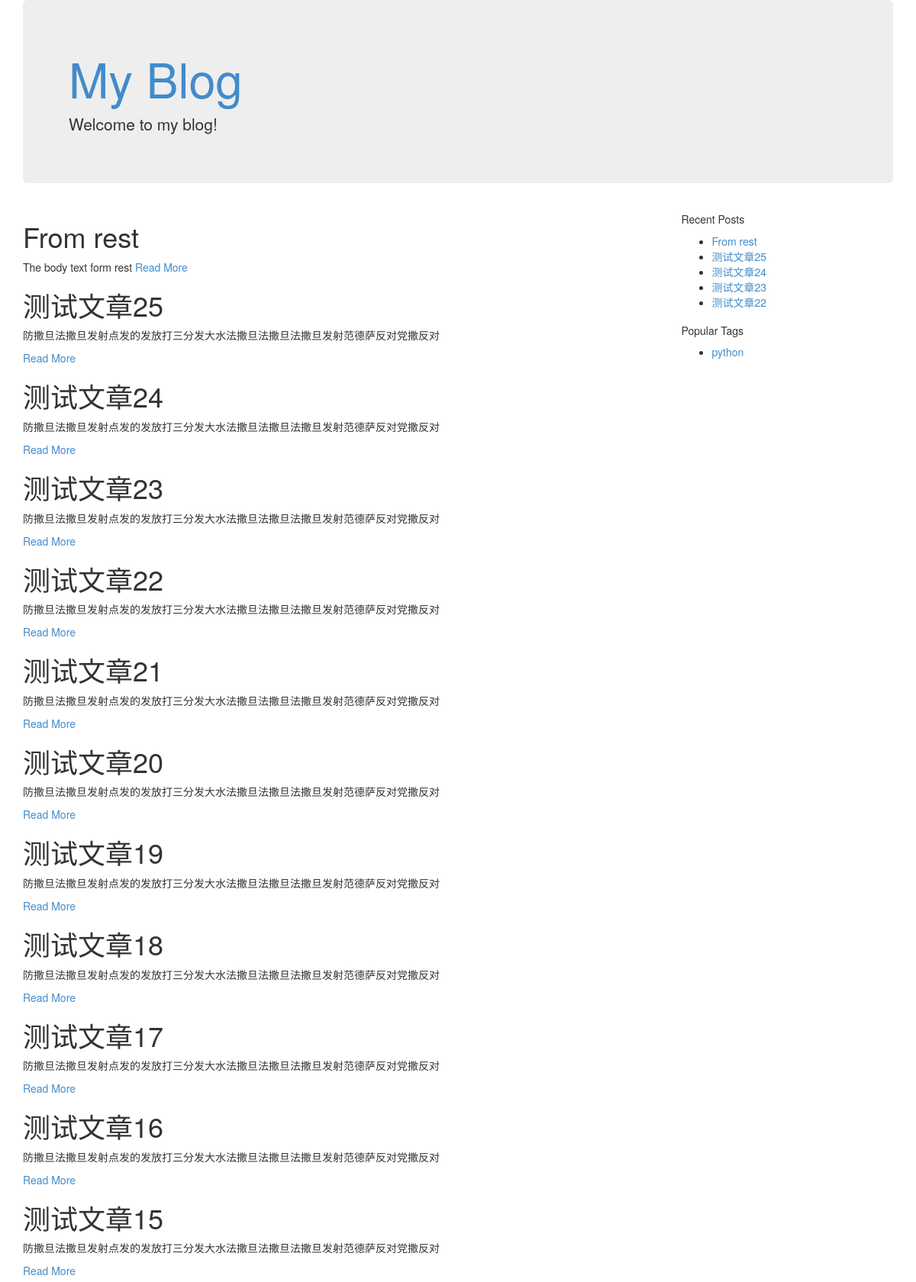
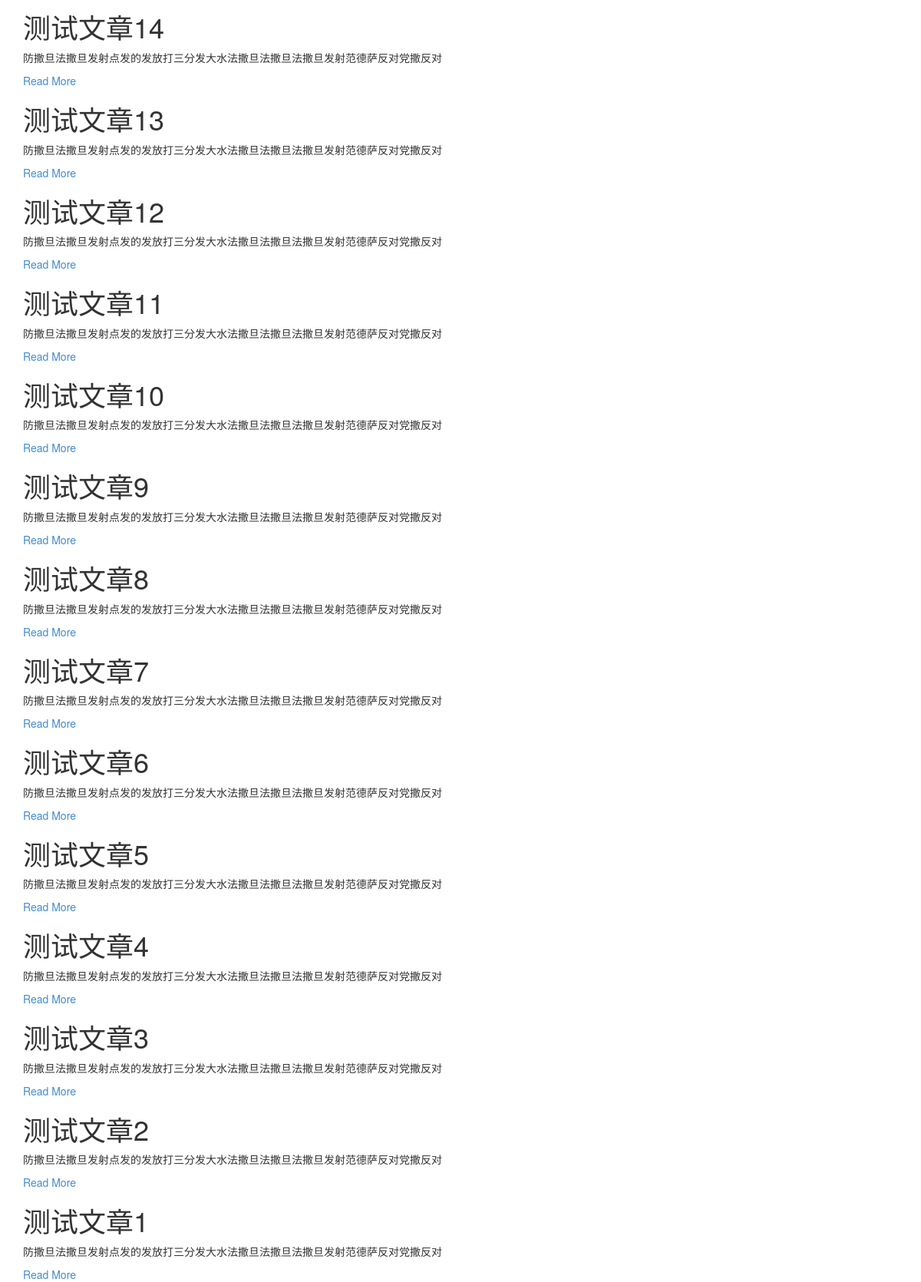
The page /blog/user/wpalle on the database its author committed (2 pictures, top to bottom).
### webapp/models.py (models this page shows, shortened)
class Post(db.Model):
	id = db.Column(db.Integer(), primary_key=True)
	title = db.Column(db.String(255))
	text = db.Column(db.Text())
	publish_date = db.Column(db.DateTime())
	user_id = db.Column(db.Integer(), db.ForeignKey('user.id'))
	comments = db.relationship('Comment', backref='post', lazy='dynamic')
	tags = db.relationship('Tag', secondary=tags, backref=db.backref('posts', lazy='dynamic'))

class Tag(db.Model):
	id = db.Column(db.Integer(), primary_key=True)
	title = db.Column(db.String(255))

### webapp/controllers/blog.py (the view)
@blog_blueprint.route('/user/<string:username>')
def user(username):
	user = User.query.filter_by(username=username).first_or_404()
	posts = user.posts.order_by(Post.publish_date.desc()).all()
	recent, top_tags = sidebar_data()
	return render_template('blog/user.html', user=user, posts=posts, recent=recent, top_tags=top_tags)

### webapp/controllers/blog.py (called while the page is built)
def sidebar_data():
	recent = Post.query.order_by(Post.publish_date.desc()).limit(5).all()
	top_tags = db.session.query(Tag, func.count(tags.c.post_id).label('total')).join(tags).group_by(Tag).order_by(
		desc('total')).limit(5).all()
	return recent, top_tags

### webapp/templates/blog/user.html (shortened to what this page needs)
{% extends "blog/base.html" %}
{% block body %}
<div class="row">
	<div class="col-lg-9">
		{% for post in posts %}
			<div class="row">
				<div class="col-lg-12">
					<h1>{{ post.title }}</h1>
				</div>
			</div>
			<div class="row">
				<div class="col-lg-12">
					{{ post.text | truncate(255) | safe }}
					<a href="{{ url_for('.post',post_id=post.id) }}">Read More</a>
				</div>
			</div>
		{% endfor %}
	</div>
	<div class="col-lg-3">
		<div class="row">
			<h5>Recent Posts</h5>
			<ul>
				{% for post in recent %}
					<li><a href="{{ url_for('.post',post_id=post.id) }}">{{ post.title }}</a></li>
				{% endfor %}
			</ul>
		</div>
		<div class="row">
			<h5>Popular Tags</h5>
			<ul>
				{% for tag in top_tags %}
					<li><a href="{{ url_for('.tag',tag_name=tag[0].title) }}">{{ tag[0].title }}</a></li>
				{% endfor %}
			</ul>
		</div>
	</div>
</div>
{% endblock %}

### rows shown on the page
Post: title "From rest", text "The body text form rest"
Post: title "测试文章25", text "防撒旦法撒旦发射点发的发放打三分发大水法撒旦法撒旦法撒旦发射范德萨反对党撒反对"
Post: title "测试文章24", text "防撒旦法撒旦发射点发的发放打三分发大水法撒旦法撒旦法撒旦发射范德萨反对党撒反对"
Post: title "测试文章23", text "防撒旦法撒旦发射点发的发放打三分发大水法撒旦法撒旦法撒旦发射范德萨反对党撒反对"
Post: title "测试文章22", text "防撒旦法撒旦发射点发的发放打三分发大水法撒旦法撒旦法撒旦发射范德萨反对党撒反对"
Post: title "测试文章21", text "防撒旦法撒旦发射点发的发放打三分发大水法撒旦法撒旦法撒旦发射范德萨反对党撒反对"
Post: title "测试文章20", text "防撒旦法撒旦发射点发的发放打三分发大水法撒旦法撒旦法撒旦发射范德萨反对党撒反对"
Post: title "测试文章19", text "防撒旦法撒旦发射点发的发放打三分发大水法撒旦法撒旦法撒旦发射范德萨反对党撒反对"
Post: title "测试文章18", text "防撒旦法撒旦发射点发的发放打三分发大水法撒旦法撒旦法撒旦发射范德萨反对党撒反对"
Post: title "测试文章17", text "防撒旦法撒旦发射点发的发放打三分发大水法撒旦法撒旦法撒旦发射范德萨反对党撒反对"
Post: title "测试文章16", text "防撒旦法撒旦发射点发的发放打三分发大水法撒旦法撒旦法撒旦发射范德萨反对党撒反对"
Post: title "测试文章15", text "防撒旦法撒旦发射点发的发放打三分发大水法撒旦法撒旦法撒旦发射范德萨反对党撒反对"
Post: title "测试文章14", text "防撒旦法撒旦发射点发的发放打三分发大水法撒旦法撒旦法撒旦发射范德萨反对党撒反对"
Post: title "测试文章13", text "防撒旦法撒旦发射点发的发放打三分发大水法撒旦法撒旦法撒旦发射范德萨反对党撒反对"
Post: title "测试文章12", text "防撒旦法撒旦发射点发的发放打三分发大水法撒旦法撒旦法撒旦发射范德萨反对党撒反对"
Post: title "测试文章11", text "防撒旦法撒旦发射点发的发放打三分发大水法撒旦法撒旦法撒旦发射范德萨反对党撒反对"
Post: title "测试文章10", text "防撒旦法撒旦发射点发的发放打三分发大水法撒旦法撒旦法撒旦发射范德萨反对党撒反对"
Post: title "测试文章9", text "防撒旦法撒旦发射点发的发放打三分发大水法撒旦法撒旦法撒旦发射范德萨反对党撒反对"
Post: title "测试文章8", text "防撒旦法撒旦发射点发的发放打三分发大水法撒旦法撒旦法撒旦发射范德萨反对党撒反对"
Post: title "测试文章7", text "防撒旦法撒旦发射点发的发放打三分发大水法撒旦法撒旦法撒旦发射范德萨反对党撒反对"
Post: title "测试文章6", text "防撒旦法撒旦发射点发的发放打三分发大水法撒旦法撒旦法撒旦发射范德萨反对党撒反对"
Post: title "测试文章5", text "防撒旦法撒旦发射点发的发放打三分发大水法撒旦法撒旦法撒旦发射范德萨反对党撒反对"
Post: title "测试文章4", text "防撒旦法撒旦发射点发的发放打三分发大水法撒旦法撒旦法撒旦发射范德萨反对党撒反对"
Post: title "测试文章3", text "防撒旦法撒旦发射点发的发放打三分发大水法撒旦法撒旦法撒旦发射范德萨反对党撒反对"
Post: title "测试文章2", text "防撒旦法撒旦发射点发的发放打三分发大水法撒旦法撒旦法撒旦发射范德萨反对党撒反对"
Post: title "测试文章1", text "防撒旦法撒旦发射点发的发放打三分发大水法撒旦法撒旦法撒旦发射范德萨反对党撒反对"
Tag: title "python"
